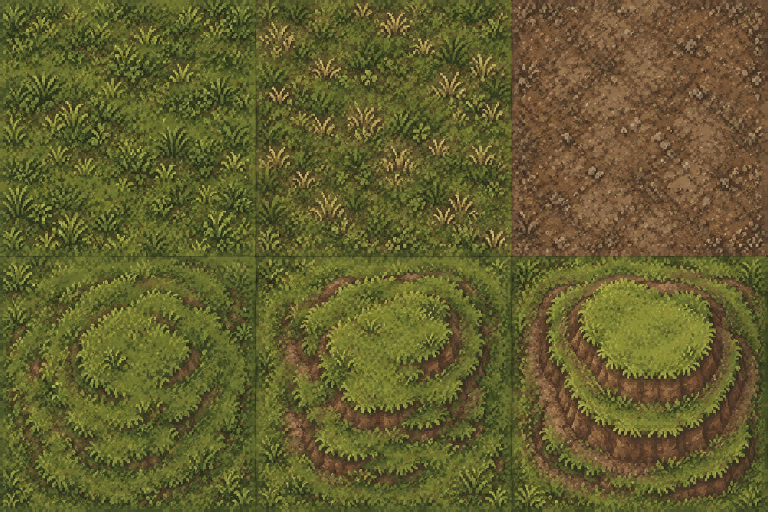
#> input picture Docs/References/codex_k029_v1/source/terrain_source.png, 1536 x 1024 px (shown at 1/2 size)
$ python build.py
#> lines starting #> are read from the running program, lines starting #| are printed output that depends on the picture; after the words box and inside, x2 and y2 are one past the last pixel; in counts of white or black regions, pixels touching at a corner belong together
from PIL import Image, ImageDraw, ImageFont
from pathlib import Path
import json, base64, hashlib, io, math, random

ROOT = Path(__file__).resolve().parent
REPO = ROOT.parents[2]
N = Image.Resampling.NEAREST
assets = []

def save(im, ident, label, group, source, extra=None):
    path = ROOT / 'tiles' / (ident + '.png')
    im.save(path)
    entry = dict(id=ident, label=label, group=group, file='tiles/'+path.name,
                 width=im.width, height=im.height, source=source,
                 sha256=hashlib.sha256(path.read_bytes()).hexdigest())
    entry.update(extra or {})
    assets.append(entry)
    return im

def periodic(im):
    # 바깥 한 화소를 맞춰 같은 타일의 반복 경계를 일치시킨다.
    im = im.copy()
    for y in range(32): im.putpixel((31,y), im.getpixel((0,y)))
    for x in range(32): im.putpixel((x,31), im.getpixel((x,0)))
    return im

source = Image.open(ROOT/'source/terrain_source.png').convert('RGBA')
names = [('grass_a','풀밭 가'),('grass_b','풀밭 나'),('dirt','흙 바닥'),
         ('hill_1','낮은 언덕'),('hill_2','중간 언덕'),('hill_3','높은 언덕')]
terrain = {}
for i,(ident,label) in enumerate(names):
    x,y = (i%3)*512,(i//3)*512
    crop = (x+4,y+4,x+508,y+508)
    im = periodic(source.crop(crop).resize((32,32),N))
    if i != 2 and i:
        # 풀과 언덕끼리 섞을 때 공유하는 한 화소 띠다.
        for k in range(32):
            for p in [(k,0),(k,31),(0,k),(31,k)]:
                im.putpixel(p, terrain['grass_a'].getpixel(p))
    terrain[ident] = save(im,ident,label,'지형','source/terrain_source.png',dict(crop=list(crop)))
#> this loop made 6 passes
#> pass 2, `im = periodic(source.crop(crop).resize((32,32),N))`:
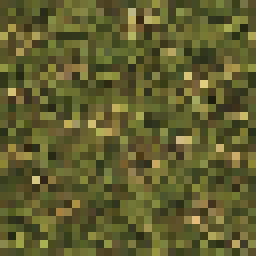
#> im: PIL image 32x32 RGBA (shown 8 times larger); mean R, G, B, A 95.4, 93.5, 45.6, 255
#> after the loop:
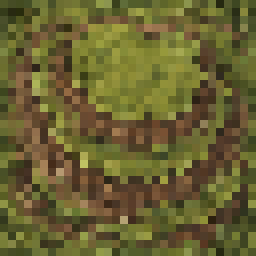
#> im: PIL image 32x32 RGBA (shown 8 times larger); mean R, G, B, A 104.1, 97, 48.7, 255
#> after the loop, terrain = 6 items

# 길 연결 비트: 북 1, 동 2, 남 4, 서 8. 마스크만 기하학적으로 만든다.
for mask in range(16):
    alpha = Image.new('L',(32,32)); d=ImageDraw.Draw(alpha)
    d.rectangle((9,9,22,22),fill=255)
    for bit,rect in [(1,(9,0,22,15)),(2,(16,9,31,22)),(4,(9,16,22,31)),(8,(0,9,15,22))]:
        if mask & bit: d.rectangle(rect,fill=255)
    im=Image.composite(terrain['dirt'],terrain['grass_a'],alpha)
    save(im,'path_'+str(mask),'흙길 연결 '+str(mask),'길','지형 타일과 기하 마스크',dict(connectionMask=mask))
#> this loop made 16 passes
#> pass 1, `im=Image.composite(terrain['dirt'],terrain['grass_a'],alpha)`:
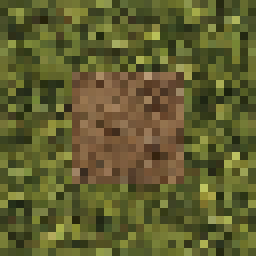
#> im: PIL image 32x32 RGBA (shown 8 times larger); mean R, G, B, A 95, 93.6, 46.4, 255
#> pass 2, `im=Image.composite(terrain['dirt'],terrain['grass_a'],alpha)`:
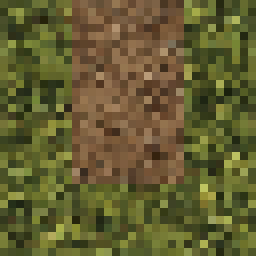
#> im: PIL image 32x32 RGBA (shown 8 times larger); mean R, G, B, A 98.3, 92.7, 48.4, 255
#> pass 3, `im=Image.composite(terrain['dirt'],terrain['grass_a'],alpha)`:
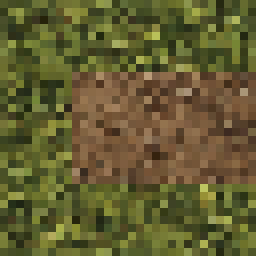
#> im: PIL image 32x32 RGBA (shown 8 times larger); mean R, G, B, A 98.1, 92.5, 48.3, 255
#> after the loop:
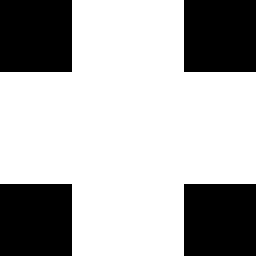
#> alpha: PIL image 32x32 L (shown 8 times larger); 68.4% white; 4 black regions, box (x1, y1, x2, y2) and area: (0, 0, 9, 9) 81, (23, 0, 32, 9) 81, (0, 23, 9, 32) 81, (23, 23, 32, 32) 81
#> after the loop:
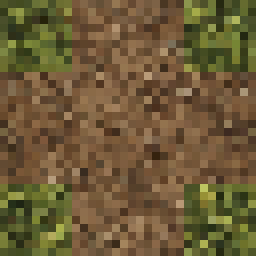
#> im: PIL image 32x32 RGBA (shown 8 times larger); mean R, G, B, A 107.9, 90, 54.5, 255

for ident,label,parts in [
    ('trees','나무 덩이',[('oak_top',1,4,20),('pine_top',14,1,17),('oak_top',12,14,18)]),
    ('rocks','바위 덩이',[('rock_a_top',2,7,22),('rock_b_top',19,3,11),('rock_a_top',18,20,12)])]:
    im=Image.new('RGBA',(32,32))
#> im: PIL image 32x32 RGBA; every value is 0
    for name,x,y,size in parts:
        old=REPO/'Docs/References/codex_k025_v1/sprites'/(name+'.png')
#> (the run stopped early here; a loop or call above may not have finished)
